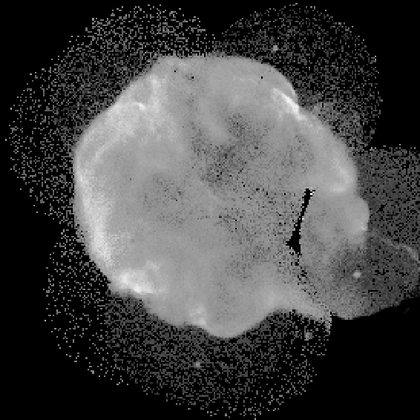
%> input picture TP7/cygnus.tif, 420 x 420 px, shrunk from 566 x 566 before the run
$ octave splitmerge_cygnus.m   (GNU Octave 9; MATLAB toolbox functions it lacks are replaced by stand-ins)
%> lines starting %> are read from the running program, lines starting %| are printed output that depends on the picture
### TP7/ouvrirImage.m
function [I, n, m] = ouvrirImage(nom)
%> called with nom = 'cygnus.tif'
% OuvrirImage : ouvre l'image, la renvoie ainsi que sa taille
I = imread(nom);
%> I is the input picture: size 420x420 uint8; min 0, max 255, mean 67.5
[n,m] = size(I);
%> n = 420; m = 420
end

### TP7/expand.m
function [J] = expand(I)
% retourne la plus petite image carrée dont la taille
% est une puissance de deux et qui contient l'image I
[N,M] = size(I);
n = floor(log2(N + 1)) + 1;
mean_I = mean2(I);
J = ones(2^n,2^n) * mean_I;
J(1:N,1:M) = I;
end

### TP7/numreg.m
function [n] = numreg(S)
% permet de compter le nombre de régions dans
% un découpage Quadtree S
n = size(find(full(S)));
end

### TP7/fusion.m
function [Q] = fusion(I,S,thresh)
[N,M] = size(I);
B = zeros(N,M);
kmax = full(max(S(:)));

for k=1:kmax
    [vals,i,j] = qtgetblk(I,S,k);
    if ~isempty(vals)
        for l=1:length(i)
            if std(vals(:,:,l)) < thresh
               B(i(l):i(l)+k, j(l):j(l)+k) = l;
            end
        end
    end
end
B = bwlabel(B);
Q = label2rgb(B);
unique(B)
end

### TP7/splitmerge_cygnus.m
I = ouvrirImage('cygnus.tif');
[N,M] = size(I);
%> N = 420; M = 420
I = expand(I);
%> in expand, `mean_I = mean2(I);`: mean_I = 67.51
%> in expand, `J = ones(2^n,2^n) * mean_I;`: J: size 512x512 double; every value is 67.51
%> in expand, `J(1:N,1:M) = I;`:
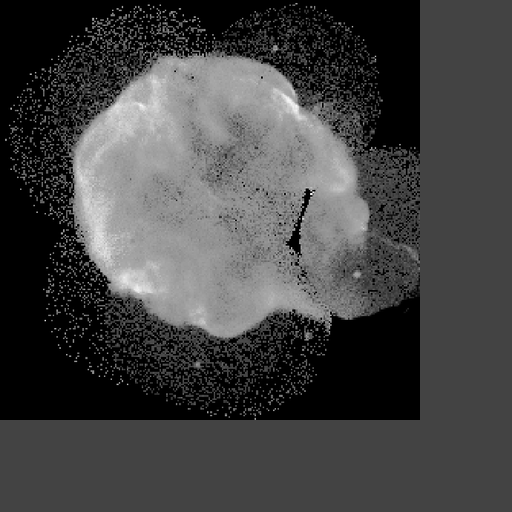
%> J: size 512x512 double; min 0, max 255, mean 67.5
thresh = 100;
S = qtdecomp(I, thresh);
nb = numreg(S);
%> in numreg, `n = size(find(full(S)));`: n = [11980 1]
%> nb = [11980 1]
Q = fusion(I,S,5);
%> in fusion, `kmax = full(max(S(:)));`: kmax = 128
%> the loop in fusion, `for k=1:kmax` made 128 passes
%> after the loop in fusion, `for k=1:kmax`:
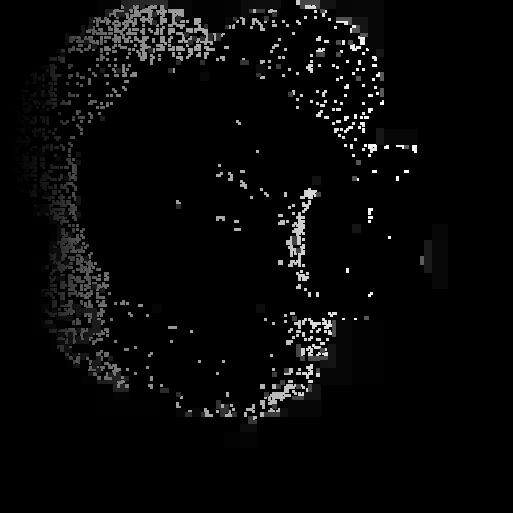
%> B: size 513x513 double; min 0, max 4911, mean 158.1; drawn with min black and max white
%> in fusion, `B = bwlabel(B);`:
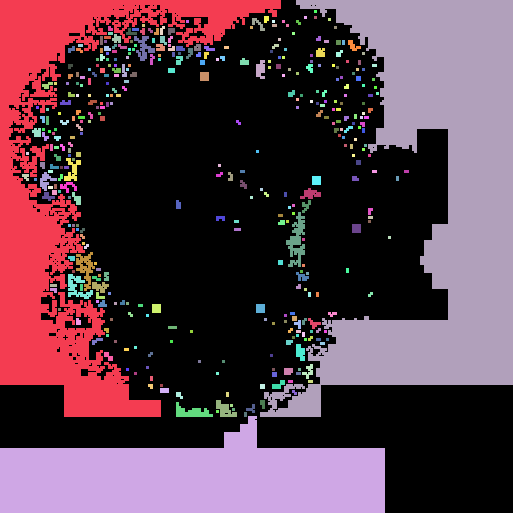
%> B: size 513x513 double; 406 distinct labels, from 0 to 405; one colour per label, 0 black
%> in fusion, `Q = label2rgb(B);`:
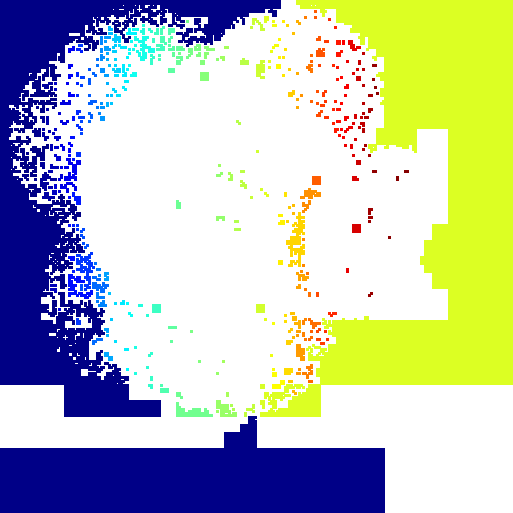
%> Q: size 513x513x3 uint8; mean R, G, B 187.6, 194.8, 183.8
%> in fusion, `unique(B)`: ans = 406 values from 0 to 405
Q = Q(1:N,1:M);
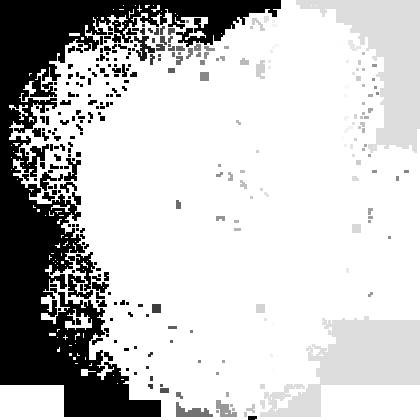
%> Q: size 420x420 uint8; min 0, max 255, mean 198
imagesc(Q);
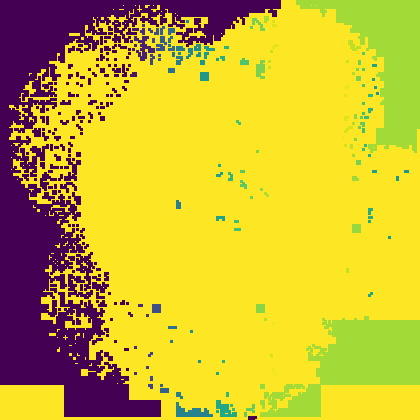
%> displayed picture: size 420x420x3, on the screen's scale of 0 to 255; mean R, G, B 203.9, 181.7, 49.7
